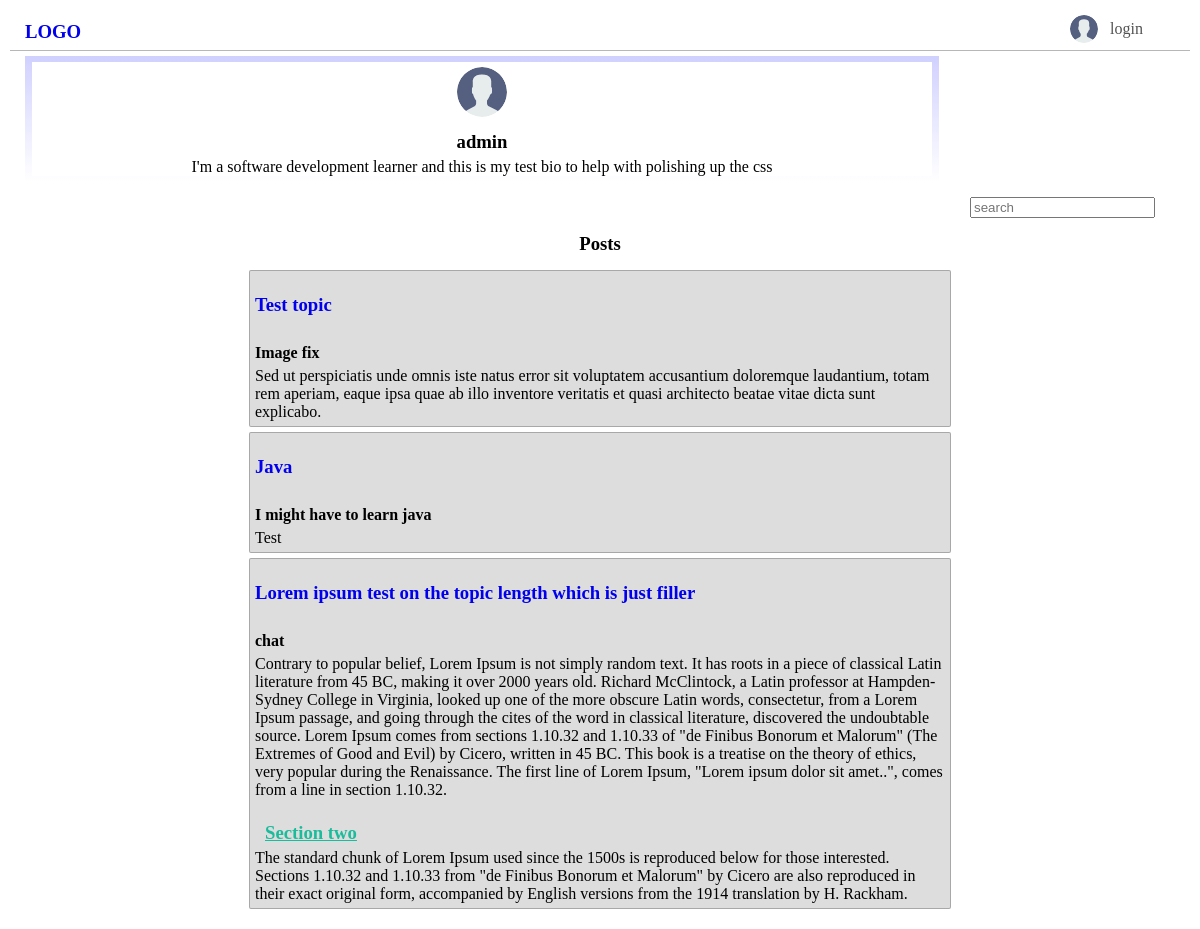
The app's page /user-profile/12/ with its own data.
### base/models.py (models this page shows, shortened)
class User(AbstractUser):
  name = models.CharField(max_length=200, null=True)
  email = models.EmailField(unique=True, null=True)
  bio = models.TextField(blank=True ,null=True)
  failed_login_attempts = models.IntegerField(default=0)
  avatar = models.ImageField(null=True,default='default_images/avatar.svg', upload_to='avatars/')
  USERNAME_FIELD = 'email'
  REQUIRED_FIELDS = ['username']

class Post(models.Model):
    author = models.ForeignKey(User, on_delete=models.CASCADE)
    topic = models.CharField(max_length=200)
    description = models.CharField(max_length=400)
    body = RichTextField(blank=True, null=True)
    post_image = models.ImageField(null=True, blank=True, upload_to='post_images/', default='default_images/post_default.jpg')
    post_date = models.DateTimeField(auto_now_add=True)
    likes = models.ManyToManyField(User, through='Like', related_name='liked_posts')

### base/views.py (the view)
# urls.py: path('user-profile/<str:pk>/', views.userProfile, name='user-profile'),
def userProfile(request, pk):
  user = User.objects.get(id=pk)
  search_post = request.GET.get('search')
  if search_post:
    all_posts = Post.objects.filter(author=user)
    posts = all_posts.filter(Q(topic__icontains=search_post))
  else:
    posts = Post.objects.filter(author=user)
  context = {'user':user, 'posts':posts}
  return render(request, 'base/user_profile.html', context)

### base/templates/base/user_profile.html (shortened to what this page needs)
{% extends 'main.html' %} {% load static %}
{% block content %}
<main>
  <div class="user-profile">
    <div class="user-profile-border-container">
      <div class="user-profile-head-container">
        <div class="user-profile-image">
          {% if request.user.is_authenticated %}
          <img src="{{user.avatar.url}}" alt="Profile Picture" />
          {% else %}
          <img src="{% static 'images/default_images/avatar.svg' %}" alt="" />
          {% endif %}
        </div>
        <div>
          <h3>{{user.name}}</h3>
        </div>
        <div>
          <p>{{user.bio}}</p>
        </div>
      </div>
    </div>
    <div class="search-posts">
      <form class="search-form" action="{% url 'user-profile' user.id %}">
        <input name="search" type="search" id="search-home" placeholder="search" />
      </form>
    </div>
    {% if request.GET.search %}
    <div class="search-results-header">
      <p>Results for <span>'{{request.GET.search}}'</span></p>
      <a href="{% url 'user-profile' user.id %}">Show all</a>
    </div>
    {%else%}
    <div class="user-posts-header">
      <h3>Posts</h3>
    </div>
    {%endif%}
    <div class="user-profile-posts-container">
      <div class="user-profile-center-posts">
        {% for post in posts %}
        <div class="user-profile-post">
          <a href="{% url 'post-details' pk=post.id %}">
            <h3>{{post.topic}}</h3>
          </a>
          <h4>{{post.description}}</h4>
          <p>{{post.body|safe}}</p>
        </div>
        {% endfor %}
      </div>
    </div>
  </div>
</main>
{% endblock content %}

### static/css/main.css (style rules this page uses)
* { margin: 5px; }
:root { --nav-height: 40px; }
a:link { text-decoration: none; }
.search-posts { display: flex; align-items: center; justify-content: flex-end; }
.search-form { display: grid; grid-template-columns: 1fr auto; align-self: flex-end; justify-self: flex-end; }
.user-profile-border-container { padding: 1px 7px; max-width: 900px; background: linear-gradient(to bottom, rgba(153, 153, 255, 0.459) 0%, rgba(255, 153, 204, 0) 100%); }
.user-profile-head-container { text-align: center; margin: 0 auto; max-width: 900px; background-color: white; }
.user-posts-header { text-align: center; }
.user-profile-image img { height: 50px; border-radius: 50%; }
.user-profile-posts-container { margin: 0; display: flex; justify-content: center; align-items: center; }
.user-profile-post { background-color: #dddddd; border: 1px solid rgba(146, 146, 146, 0.705); border-radius: 2px; max-width: 700px; margin-left: 0px; margin-right: 0px; }

### records on screen
User: name "admin", bio "I'm a software development learner and this is my test bio to help with polishing up the css"
Post: topic "Test topic", description "Image fix", body "Sed ut perspiciatis unde omnis iste natus error sit voluptatem accusantium doloremque laudantium, totam rem aperiam, eaque ipsa quae ab illo inventore veritatis et quasi architecto beatae vitae dicta sunt explicabo."
Post: topic "Java", description "I might have to learn java", body "Test"
Post: topic "Lorem ipsum test on the topic length which is just filler", description "chat", body "Contrary to popular belief, Lorem Ipsum is not simply random text. It has roots in a piece of classical Latin literature from 45 BC, making it over 2000 years old. Richard McClintock, a Latin professor at Hampden-Sydney College in Virginia, looked up one of the more obscure Latin words, consectetur, from a Lorem Ipsum passage, and going through the cites of the word in classical literature, discovered the undoubtable source. Lorem Ipsum comes from sections 1.10.32 and 1.10.33 of \"de Finibus Bonorum et Malorum\" (The Extremes of Good and Evil) by Cicero, written in 45 BC. This book is a treatise on the theory of ethics, very popular during the Renaissance. The first line of Lorem Ipsum,…"
